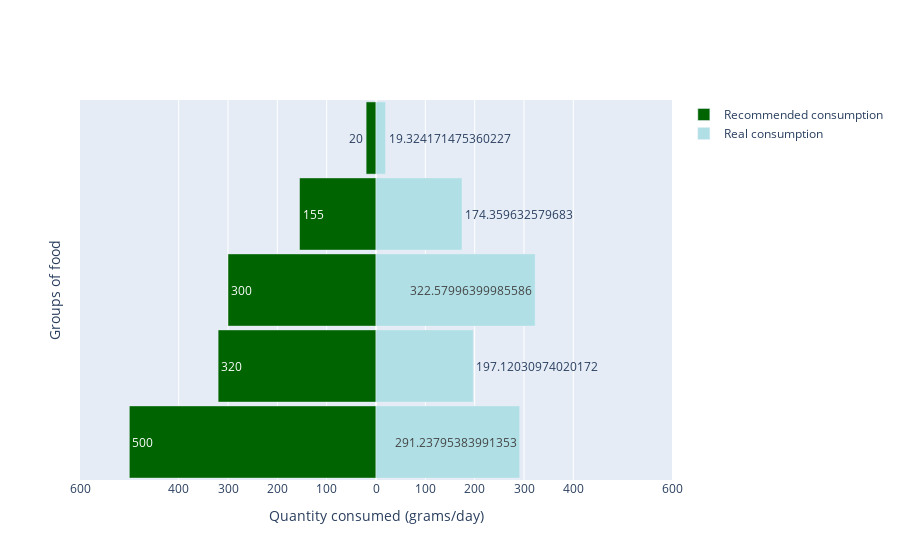

Source (notebook cell):
### Code cell
# Let's plot the food pyramid
y = dataFrameDef["Descriptions"]
layout = go.Layout(yaxis=go.layout.YAxis(title='Groups of food'),
                   xaxis=go.layout.XAxis(
                       range=[-600, 600],
                       tickvals=[-600 ,-400,-300, -200, -100, 0, 100, 200, 300, 400, 600],
                       ticktext=[600 ,400, 300, 200, 100, 0, 100, 200, 300, 400, 600],
                       title='Quantity consumed (grams/day)'),
                   barmode='overlay',
                   bargap=0.05)

data = [go.Bar(y=y,
               x=-dataFrameDef["Ideal Consumption"],
               orientation='h',
               name='Recommended consumption',
               customdata = dataFrameDef["Descriptions"],
               text = dataFrameDef["Ideal Consumption"],
               hovertemplate = '%{customdata} <br>Recommended: %{text} grams/day <extra></extra>',
               marker=dict(color='darkgreen')
               ),
        go.Bar(y=y,
               x=dataFrameDef["Real Consumption"],
               orientation='h',
               hovertext=dataFrameDef["Real Consumption"],
               name='Real consumption',
               customdata = dataFrameDef["Descriptions"],
               text = dataFrameDef["Real Consumption"],
               hovertemplate = '%{customdata} <br>Consumed: %{text:.0f} grams/day<extra></extra>',
               marker=dict(color='powderblue')
               )]
fig = go.Figure(dict(data=data, layout=layout))
fig.update_yaxes(showticklabels=False)
fig.show()

### Figure 1 — Plotly figure (JSON) as saved in the notebook; plotly's stock layout.template omitted (floating-point values rounded to 4 significant figures)
{"data": [{"customdata": ["Vegetables and vegetable products and Fruit and fruit products", "Grains and grain-based products and Starchy roots or tubers and products thereof, sugar plants", "Milk and dairy products", "Meat and meat products, Fish, seafood, amphibians, reptiles and invertebrates and Eggs and egg products", "Animal and vegetable fats and oils and primary derivatives thereof"], "hovertemplate": "%{customdata} <br>Recommended: %{text} grams/day <extra></extra>", "marker": {"color": "darkgreen"}, "name": "Recommended consumption", "orientation": "h", "text": [500, 320, 300, 155, 20], "type": "bar", "x": [-500, -320, -300, -155, -20], "y": ["Vegetables and vegetable products and Fruit and fruit products", "Grains and grain-based products and Starchy roots or tubers and products thereof, sugar plants", "Milk and dairy products", "Meat and meat products, Fish, seafood, amphibians, reptiles and invertebrates and Eggs and egg products", "Animal and vegetable fats and oils and primary derivatives thereof"]}, {"customdata": ["Vegetables and vegetable products and Fruit and fruit products", "Grains and grain-based products and Starchy roots or tubers and products thereof, sugar plants", "Milk and dairy products", "Meat and meat products, Fish, seafood, amphibians, reptiles and invertebrates and Eggs and egg products", "Animal and vegetable fats and oils and primary derivatives thereof"], "hovertemplate": "%{customdata} <br>Consumed: %{text:.0f} grams/day<extra></extra>", "hovertext": [291.2, 197.1, 322.6, 174.4, 19.32], "marker": {"color": "powderblue"}, "name": "Real consumption", "orientation": "h", "text": [291.2, 197.1, 322.6, 174.4, 19.32], "type": "bar", "x": [291.2, 197.1, 322.6, 174.4, 19.32], "y": ["Vegetables and vegetable products and Fruit and fruit products", "Grains and grain-based products and Starchy roots or tubers and products thereof, sugar plants", "Milk and dairy products", "Meat and meat products, Fish, seafood, amphibians, reptiles and invertebrates and Eggs and egg products", "Animal and vegetable fats and oils and primary derivatives thereof"]}], "layout": {"autosize": true, "bargap": 0.05, "barmode": "overlay", "xaxis": {"range": [-600, 600], "ticktext": [600, 400, 300, 200, 100, 0, 100, 200, 300, 400, 600], "tickvals": [-600, -400, -300, -200, -100, 0, 100, 200, 300, 400, 600], "title": {"text": "Quantity consumed (grams/day)"}, "type": "linear"}, "yaxis": {"autorange": true, "range": [-0.5, 4.5], "showticklabels": false, "title": {"text": "Groups of food"}, "type": "category"}}}
